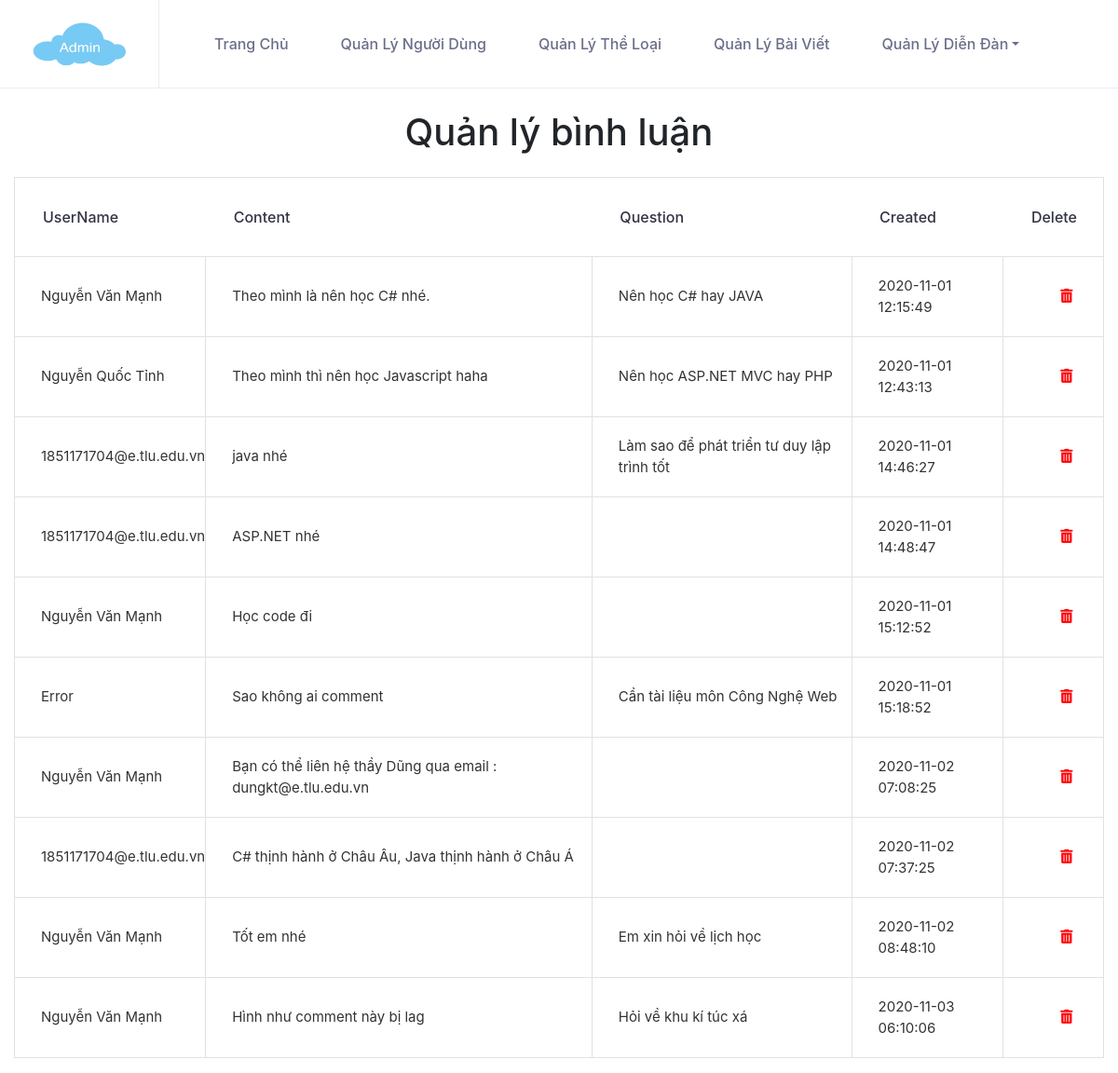
The app's page /cse485-website-project/Admin/comments-index.php (signed in), older data.
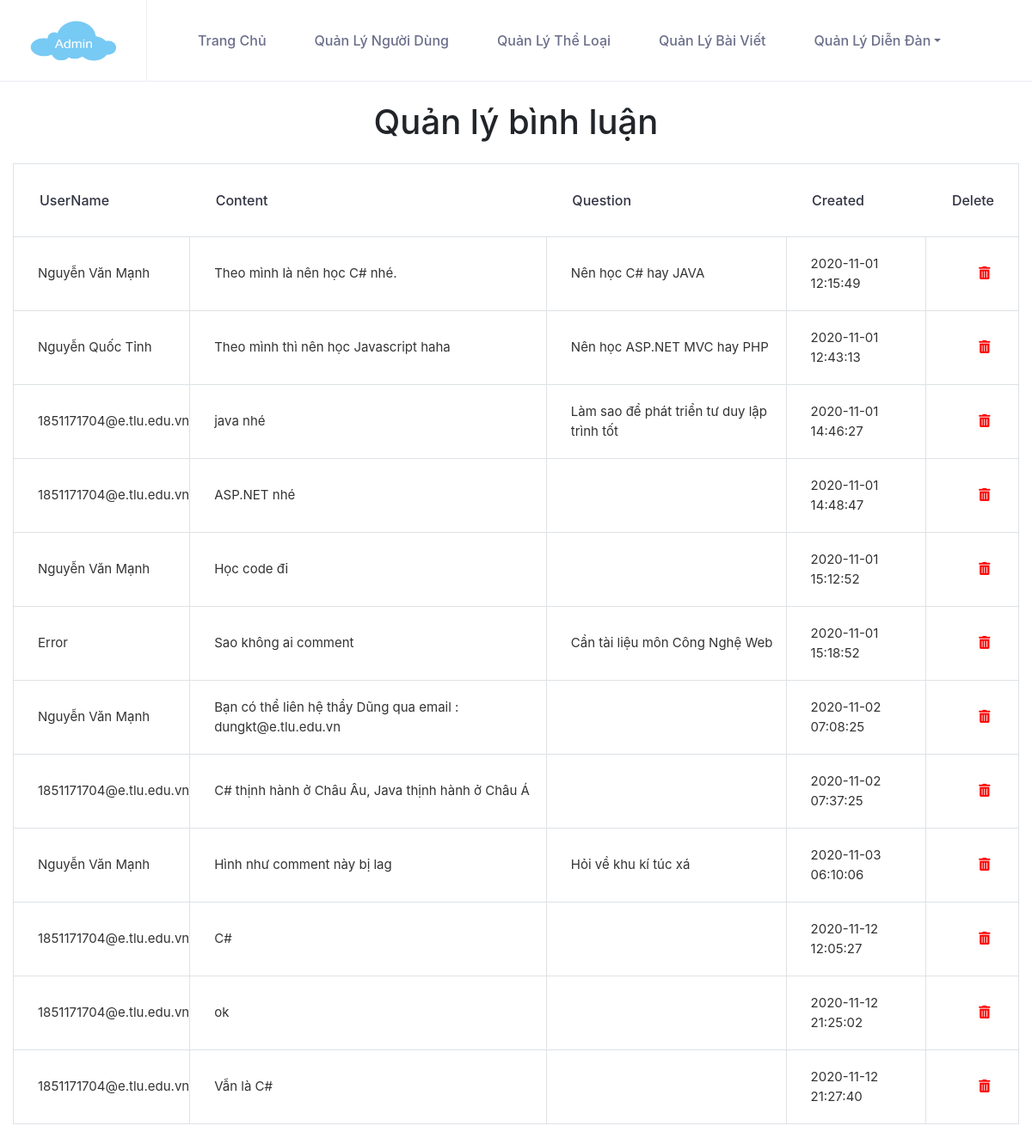
The same page, newer data.
### tables this page shows
CREATE TABLE `comments` (
  `Comment_ID` int(10) NOT NULL,
  `Content` text NOT NULL,
  `Question_ID` int(10) NOT NULL,
  `UserName` varchar(200) NOT NULL,
  `Created` timestamp NOT NULL DEFAULT current_timestamp()
);

CREATE TABLE `questions` (
  `ID` int(10) NOT NULL,
  `Title` varchar(255) NOT NULL,
  `Contents` text NOT NULL,
  `Image` text NOT NULL,
  `Views` int(11) NOT NULL DEFAULT 0,
  `CategoryID_question` int(10) NOT NULL,
  `UserName` varchar(50) NOT NULL,
  `Status` tinyint(1) NOT NULL DEFAULT 1,
  `Created` timestamp NOT NULL DEFAULT current_timestamp(),
  `Updated` datetime DEFAULT NULL
);

### cse485-website-project/Admin/comments-index-process.php (the view, shortened to what this page needs)
<?php
    $sql = "select * from comments";
    mysqli_set_charset($conn,"UTF8");
    $result = mysqli_query($conn,$sql);
    while($row = mysqli_fetch_assoc($result))
    {?>
        <tr>
            <td><?php echo $row['UserName'] ?></td>
            <td><?php echo $row['Content'] ?></td>
            <td>
            <?php
                $sqlCategory = "SELECT * FROM comments,questions where questions.ID =".$row['Comment_ID'];
                mysqli_set_charset($conn, "UTF8");
                $resultCategory = mysqli_query($conn, $sqlCategory);
                $rowCategory = mysqli_fetch_assoc($resultCategory);
                echo $rowCategory['Title'] ?></td>
            <td><?php echo $row['Created'] ?></td>
            <td class="text-center"><a class="fas fa-trash-alt" style="color:red;" onClick="deletePost(<?php echo $row['Comment_ID']; ?>)"></a></td>
            </tr>
    <?php
    }
?>

### cse485-website-project/Admin/comments-index.php (shortened to what this page needs)
<!DOCTYPE html>
<html>
<?php include '../Layouts/css-link.php'; ?>
<?php
include 'Config/config.php';
?>
<body>
    <?php include '../Layouts/header-admin.php'; ?>
    <section class="container-fluid">
        <div class="row">
            <div class="col-lg-12 mt-2">
                <h1 class="page-header text-center" style="margin-top:20px;">Quản lý bình luận</h1>
            </div>
        </div>
        <div class="row">
            <form action="comments-index-process.php" method="GET">
                <div class="row">
                </div>
            </form>
        </div>
        <div>
            <table class="table table-bordered table-hover" id="dataTables-example" aria-describedby="dataTables-example_info">
                <thead>
                    <tr>
                        <th>UserName</th>
                        <th>Content</th>
                        <th>Question</th>
                        <th>Created</th>
                        <th>Delete</th>
                    </tr>
                </thead>
                <tbody>
                    <?php
                    include 'comments-index-process.php';
                    ?>
                </tbody>
            </table>
        </div>
    </section>
</body>
</html>

### cse485-website-project/layouts/css-link.php (shortened to what this page needs)
<head>
    <link rel="stylesheet" href="https://stackpath.bootstrapcdn.com/font-awesome/4.7.0/css/font-awesome.min.css">
    <link rel="stylesheet" href="Assets/css/style.css">
    <link rel="stylesheet" href="https://cdnjs.cloudflare.com/ajax/libs/animate.css/4.1.1/animate.min.css">
    <link rel="stylesheet" href="https://cdnjs.cloudflare.com/ajax/libs/font-awesome/5.14.0/css/all.min.css">
    <link rel="stylesheet" href="https://stackpath.bootstrapcdn.com/bootstrap/4.3.1/css/bootstrap.min.css">
</head>

### cse485-website-project/layouts/header-admin.php (shortened to what this page needs)
<nav class="menu-area">
    <div class="top-menu-area">
        <div class="container-fluid">
            <div class="row">
                <div class="col-lg-12">
                    <div class="menu-fullwidth">
                        <div class="logo-wrapper">
                            <div class="logo logo-top">
                                <a href="index.php"><img src="../Assets/images/log.png" style="height:50px;width:100px;" alt="logo image" class="img-fluid"></a>
                            </div>
                        </div>
                        <div class="menu-container">
                            <div class="d_menu">
                                <nav class="navbar navbar-expand-lg mainmenu__menu">
                                    <div class="nav">
                                        <ul class="navbar-nav">
                                            <li class="nav-item active">
                                                <a class="nav-link" href="../index.php">Trang chủ</a>
                                            </li>
                                            <li class="nav-item">
                                                <a class="nav-link" href="users-index.php">Quản lý người dùng</a>
                                            </li>
                                            <li class="nav-item">
                                                <a class="nav-link" href="categoris-posts-index.php">Quản lý thể loại</a>
                                            </li>
                                            <li class="nav-item">
                                                <a class="nav-link" href="posts-index.php">Quản lý bài viết</a>
                                            </li>
                                            <li class="nav-item dropdown show">
                                                <a class="nav-link  dropdown-toggle" href="#" role="button" id="dropdownMenuLink" data-toggle="dropdown">Quản lý diễn đàn</a>
                                            </li>
                                        </ul>
                                    </div>
                                </nav>
                            </div>
                        </div>
                    </div>
                </div>
            </div>
        </div>
    </div>
</nav>

Row changes from the older to the newer data that the page shows:
removed comments: UserName "Nguyễn Văn Mạnh", Content "Tốt em nhé", questions.Title "Em xin hỏi về lịch học", Created "2020-11-02 08:48:10"
added comments: UserName "1851171704@e.tlu.edu.vn", Content "C#", Created "2020-11-12 12:05:27"
added comments: UserName "1851171704@e.tlu.edu.vn", Content "ok", Created "2020-11-12 21:25:02"
added comments: UserName "1851171704@e.tlu.edu.vn", Content "Vẫn là C#", Created "2020-11-12 21:27:40"
